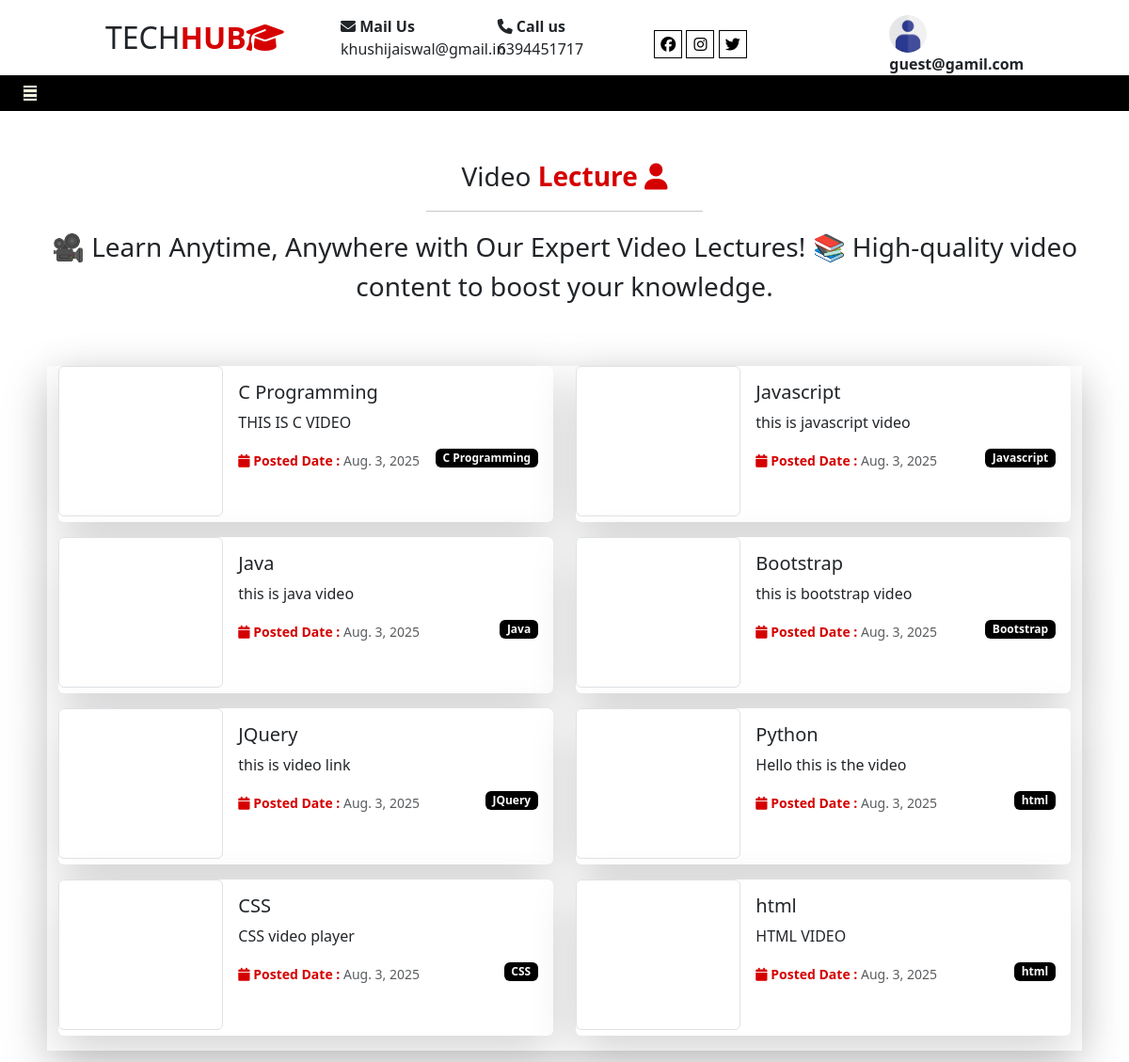
The page /student/lectures/ on the database its author committed.
### user/models.py (models this page shows)
class mylecture(models.Model):
    title=models.CharField(max_length=300,null=True)
    video_info=models.TextField(null=True)
    vlink=models.CharField(max_length=300,null=True)
    batch=models.ForeignKey(batch,on_delete=models.CASCADE,null=True)
    category=models.ForeignKey(category,on_delete=models.CASCADE)
    posted_date=models.DateField(null=True)

class category(models.Model):
    title=models.CharField(max_length=50,null=True)
    picture=models.ImageField(upload_to="static/category/",null=True,blank=True)
    batch_name=models.ForeignKey(batch,on_delete=models.CASCADE)
    def __str__(self):
        return self.title

### student/views.py (the view)
# urls.py: path("lectures/",views.lectures),
def lectures(request):
    x=request.GET.get("cid")
    if x:
        data=mylecture.objects.all().filter(category=x)
    else:
        data=mylecture.objects.all().order_by("-id")
    d={"vdo":data}
    return render(request,"student/lectures.html",d)

### templates/student/lectures.html (shortened to what this page needs)
{% extends 'student_base.html' %}
{% load static %}
{% block content %}
<div class="row heading my-5">
    <div class="text-center fs-3">Video <b class="text-mycolor1"> Lecture
        <i class="fa-solid fa-user fa-spin lic"></i>
    </b>
    <hr class="w-25 mx-auto">
    🎥 Learn Anytime, Anywhere with Our Expert Video Lectures!
     📚 High-quality video content to boost your knowledge.
    </div>
    </div>
    <div class="row">
        <div class="col-sm-11 mx-auto shadow-lg my-3">
            <div class="row">
                {% for r in vdo %}
                <div class="col-sm-6">
            <div class="card mb-3 border-0 shadow-lg my-2;">
  <div class="row g-0">
    <div class="col-md-4">
      <iframe class="img-thumbnail" src="{{r.vlink}}" title="YouTube video player" frameborder="0" allow="accelerometer; autoplay; clipboard-write; encrypted-media; gyroscope; picture-in-picture; web-share" allowfullscreen></iframe>
    </div>
    <div class="col-md-8">
      <div class="card-body">
        <h5 class="card-title">{{r.title}}</h5>
        <p class="card-text">{{r.video_info | slice:200}}</p>
        <p class="card-text"><small class="text-body-secondary"><b class="text-mycolor1"><i class="fa-solid fa-calendar"></i> Posted Date :</b> {{r.posted_date}}</small>
        <span class="badge bg-mycolor1 float-end text-light">{{r.category}}</span>
        </p>
      </div>
    </div>
  </div>
</div>
                </div>
                {% endfor %}
            </div>
        </div>
    </div>
{% endblock %}

### templates/student_base.html (style rules this page uses)
.bg-mycolor1 { background:black; }
.text-mycolor1 { color:#D50000; }

### rows shown on the page
mylecture: title "C Programming", video_info "THIS IS C VIDEO", posted_date "Aug. 3, 2025", category "C Programming"
mylecture: title "Javascript", video_info "this is javascript video", posted_date "Aug. 3, 2025", category "Javascript"
mylecture: title "Java", video_info "this is java video", posted_date "Aug. 3, 2025", category "Java"
mylecture: title "Bootstrap", video_info "this is bootstrap video", posted_date "Aug. 3, 2025", category "Bootstrap"
mylecture: title "JQuery", video_info "this is video link", posted_date "Aug. 3, 2025", category "JQuery"
mylecture: title "Python", video_info "Hello this is the video", posted_date "Aug. 3, 2025", category "html"
mylecture: title "CSS", video_info "CSS video player", posted_date "Aug. 3, 2025", category "CSS"
mylecture: title "html", video_info "HTML VIDEO", posted_date "Aug. 3, 2025", category "html"
